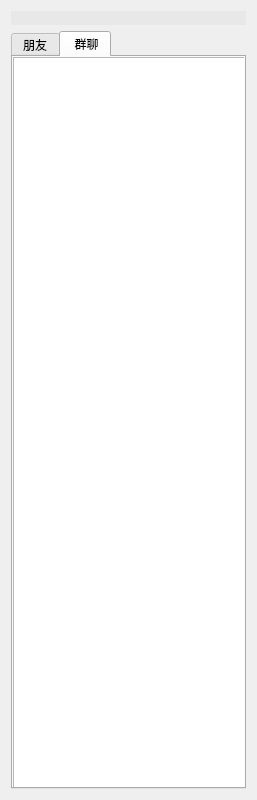
<?xml version="1.0" encoding="UTF-8"?>
<ui version="4.0">
 <class>Friend_Windows</class>
 <widget class="QWidget" name="Friend_Windows">
  <property name="geometry">
   <rect>
    <x>0</x>
    <y>0</y>
    <width>257</width>
    <height>800</height>
   </rect>
  </property>
  <property name="windowTitle">
   <string>Form</string>
  </property>
  <property name="styleSheet">
   <string notr="true"/>
  </property>
  <layout class="QGridLayout" name="gridLayout">
   <item row="0" column="0" colspan="3">
    <widget class="QLabel" name="labelID">
     <property name="styleSheet">
      <string notr="true">background:rgba(225,225,225,0.5)</string>
     </property>
     <property name="text">
      <string/>
     </property>
    </widget>
   </item>
   <item row="1" column="0" colspan="3">
    <widget class="QTabWidget" name="tabWidget">
     <property name="currentIndex">
      <number>1</number>
     </property>
     <widget class="QWidget" name="tab">
      <attribute name="title">
       <string>朋友</string>
      </attribute>
      <widget class="QListWidget" name="listWidgetFriend">
       <property name="geometry">
        <rect>
         <x>0</x>
         <y>0</y>
         <width>321</width>
         <height>753</height>
        </rect>
       </property>
       <property name="font">
        <font>
         <pointsize>15</pointsize>
         <weight>75</weight>
         <bold>true</bold>
        </font>
       </property>
       <property name="styleSheet">
        <string notr="true">border-image: url(:/new/prefix1/pintree.jpg);</string>
       </property>
      </widget>
      <widget class="QLabel" name="label_2">
       <property name="geometry">
        <rect>
         <x>220</x>
         <y>0</y>
         <width>61</width>
         <height>61</height>
        </rect>
       </property>
       <property name="styleSheet">
        <string notr="true">background-image: url(:/new/prefix1/img/chrismastree.svg);</string>
       </property>
       <property name="text">
        <string/>
       </property>
      </widget>
     </widget>
     <widget class="QWidget" name="tab_2">
      <attribute name="title">
       <string> 群聊</string>
      </attribute>
      <widget class="QListWidget" name="listWidgetGroup">
       <property name="enabled">
        <bool>true</bool>
       </property>
       <property name="geometry">
        <rect>
         <x>0</x>
         <y>0</y>
         <width>401</width>
         <height>753</height>
        </rect>
       </property>
       <property name="font">
        <font>
         <pointsize>14</pointsize>
         <weight>75</weight>
         <bold>true</bold>
        </font>
       </property>
       <property name="styleSheet">
        <string notr="true">border-image: url(:/new/prefix1/pintree.jpg);</string>
       </property>
      </widget>
      <widget class="QLabel" name="label">
       <property name="geometry">
        <rect>
         <x>220</x>
         <y>0</y>
         <width>61</width>
         <height>61</height>
        </rect>
       </property>
       <property name="styleSheet">
        <string notr="true">background-image: url(:/new/prefix1/img/group.svg);</string>
       </property>
       <property name="text">
        <string/>
       </property>
      </widget>
     </widget>
    </widget>
   </item>
  </layout>
 </widget>
 <resources/>
 <connections/>
</ui>
